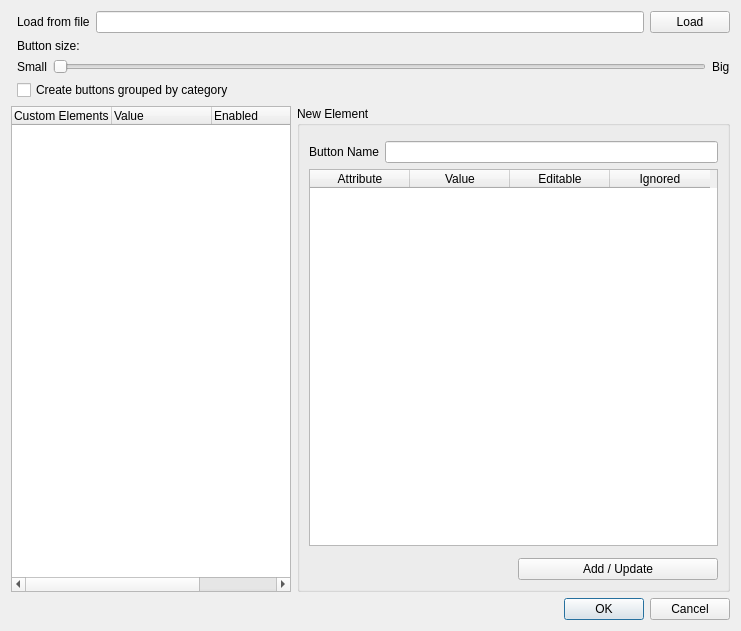
<?xml version="1.0" encoding="UTF-8"?>
<ui version="4.0">
 <class>FieldSetup</class>
 <widget class="QDialog" name="FieldSetup">
  <property name="geometry">
   <rect>
    <x>0</x>
    <y>0</y>
    <width>741</width>
    <height>631</height>
   </rect>
  </property>
  <property name="windowTitle">
   <string>Reclassification Setup</string>
  </property>
  <layout class="QGridLayout" name="gridLayout_2">
   <item row="0" column="1">
    <layout class="QVBoxLayout" name="verticalLayout_3">
     <item>
      <layout class="QHBoxLayout" name="horizontalLayout_5">
       <item>
        <widget class="QLabel" name="label_2">
         <property name="text">
          <string>Load from file</string>
         </property>
        </widget>
       </item>
       <item>
        <widget class="QLineEdit" name="loadedFileEdit"/>
       </item>
       <item>
        <widget class="QPushButton" name="loadButton">
         <property name="text">
          <string>Load</string>
         </property>
        </widget>
       </item>
      </layout>
     </item>
     <item>
      <widget class="QLabel" name="label_5">
       <property name="text">
        <string>Button size:</string>
       </property>
      </widget>
     </item>
     <item>
      <layout class="QHBoxLayout" name="horizontalLayout_4">
       <item>
        <widget class="QLabel" name="label_6">
         <property name="text">
          <string>Small</string>
         </property>
        </widget>
       </item>
       <item>
        <widget class="QSlider" name="slider">
         <property name="maximum">
          <number>2</number>
         </property>
         <property name="orientation">
          <enum>Qt::Horizontal</enum>
         </property>
        </widget>
       </item>
       <item>
        <widget class="QLabel" name="label_7">
         <property name="text">
          <string>Big</string>
         </property>
        </widget>
       </item>
      </layout>
     </item>
     <item>
      <widget class="QCheckBox" name="checkBox">
       <property name="text">
        <string>Create buttons grouped by category</string>
       </property>
      </widget>
     </item>
    </layout>
   </item>
   <item row="2" column="1">
    <widget class="QDialogButtonBox" name="buttonBox">
     <property name="orientation">
      <enum>Qt::Horizontal</enum>
     </property>
     <property name="standardButtons">
      <set>QDialogButtonBox::Cancel|QDialogButtonBox::Ok</set>
     </property>
    </widget>
   </item>
   <item row="1" column="0" colspan="2">
    <layout class="QHBoxLayout" name="horizontalLayout_6">
     <item>
      <widget class="QTreeWidget" name="treeWidget">
       <property name="sizePolicy">
        <sizepolicy hsizetype="MinimumExpanding" vsizetype="Expanding">
         <horstretch>0</horstretch>
         <verstretch>0</verstretch>
        </sizepolicy>
       </property>
       <property name="maximumSize">
        <size>
         <width>280</width>
         <height>16777215</height>
        </size>
       </property>
       <property name="columnCount">
        <number>4</number>
       </property>
       <attribute name="headerVisible">
        <bool>true</bool>
       </attribute>
       <column>
        <property name="text">
         <string>Custom Elements</string>
        </property>
       </column>
       <column>
        <property name="text">
         <string>Value</string>
        </property>
       </column>
       <column>
        <property name="text">
         <string>Enabled</string>
        </property>
       </column>
       <column>
        <property name="text">
         <string>Ignored</string>
        </property>
       </column>
      </widget>
     </item>
     <item>
      <widget class="QGroupBox" name="groupBox">
       <property name="sizePolicy">
        <sizepolicy hsizetype="MinimumExpanding" vsizetype="Preferred">
         <horstretch>0</horstretch>
         <verstretch>0</verstretch>
        </sizepolicy>
       </property>
       <property name="layoutDirection">
        <enum>Qt::LeftToRight</enum>
       </property>
       <property name="title">
        <string>New Element</string>
       </property>
       <layout class="QGridLayout" name="gridLayout">
        <item row="3" column="0">
         <widget class="ButtonPropWidget" name="buttonPropWidget" native="true"/>
        </item>
        <item row="1" column="0">
         <layout class="QHBoxLayout" name="horizontalLayout_2">
          <item>
           <widget class="QLabel" name="label">
            <property name="text">
             <string>Button Name</string>
            </property>
           </widget>
          </item>
          <item>
           <widget class="QLineEdit" name="buttonNameLineEdit">
            <property name="sizePolicy">
             <sizepolicy hsizetype="MinimumExpanding" vsizetype="Fixed">
              <horstretch>0</horstretch>
              <verstretch>0</verstretch>
             </sizepolicy>
            </property>
           </widget>
          </item>
         </layout>
        </item>
        <item row="2" column="0">
         <widget class="QTableWidget" name="attributeTableWidget">
          <property name="sizePolicy">
           <sizepolicy hsizetype="MinimumExpanding" vsizetype="MinimumExpanding">
            <horstretch>0</horstretch>
            <verstretch>0</verstretch>
           </sizepolicy>
          </property>
          <column>
           <property name="text">
            <string>Attribute</string>
           </property>
          </column>
          <column>
           <property name="text">
            <string>Value</string>
           </property>
          </column>
          <column>
           <property name="text">
            <string>Editable</string>
           </property>
          </column>
          <column>
           <property name="text">
            <string>Ignored</string>
           </property>
          </column>
         </widget>
        </item>
        <item row="4" column="0">
         <widget class="QPushButton" name="addUpdatePushButton">
          <property name="maximumSize">
           <size>
            <width>200</width>
            <height>16777215</height>
           </size>
          </property>
          <property name="layoutDirection">
           <enum>Qt::RightToLeft</enum>
          </property>
          <property name="text">
           <string>Add / Update</string>
          </property>
         </widget>
        </item>
        <item row="0" column="0">
         <widget class="DsgCustomComboBox" name="tableComboBox" native="true"/>
        </item>
       </layout>
      </widget>
     </item>
    </layout>
   </item>
  </layout>
 </widget>
 <customwidgets>
  <customwidget>
   <class>DsgCustomComboBox</class>
   <extends>QWidget</extends>
   <header>DsgTools.CustomWidgets.BasicInterfaceWidgets.dsgCustomComboBox.h</header>
   <container>1</container>
  </customwidget>
  <customwidget>
   <class>ButtonPropWidget</class>
   <extends>QWidget</extends>
   <header>DsgTools.CustomWidgets.buttonPropWidget.h</header>
   <container>1</container>
  </customwidget>
 </customwidgets>
 <resources/>
 <connections>
  <connection>
   <sender>buttonBox</sender>
   <signal>accepted()</signal>
   <receiver>FieldSetup</receiver>
   <slot>accept()</slot>
   <hints>
    <hint type="sourcelabel">
     <x>260</x>
     <y>624</y>
    </hint>
    <hint type="destinationlabel">
     <x>157</x>
     <y>274</y>
    </hint>
   </hints>
  </connection>
  <connection>
   <sender>buttonBox</sender>
   <signal>rejected()</signal>
   <receiver>FieldSetup</receiver>
   <slot>reject()</slot>
   <hints>
    <hint type="sourcelabel">
     <x>328</x>
     <y>624</y>
    </hint>
    <hint type="destinationlabel">
     <x>286</x>
     <y>274</y>
    </hint>
   </hints>
  </connection>
 </connections>
</ui>
